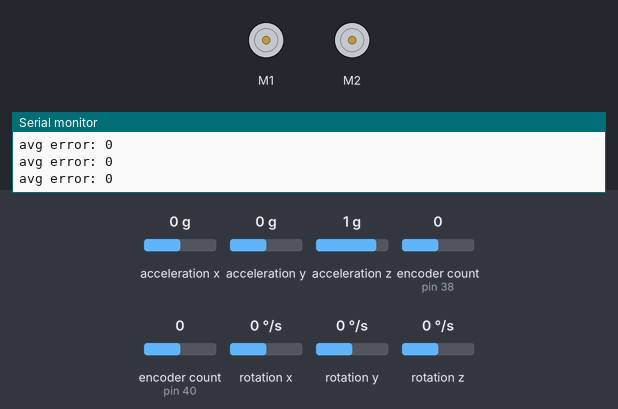
Bench run of a sketch on a simulated Arduino Mega 2560, built with avr-gcc and run on an emulated ATmega2560. Shown: 2 × DC motor (green arrow = forward, orange = backward, longer = faster), the last lines printed to the serial monitor. The inputs (shaded band) are chosen by the test bench; at power-on: acceleration y 0 g, acceleration z 1 g, acceleration x 0 g, encoder count (sensors on pin 38, pin 40) 0, rotation x 0 °/s, rotation y 0 °/s, rotation z 0 °/s. The sensor or clock chip raises its interrupt line as the real part does.

Above: at 1.7 s.
1.8 s: acceleration y set to -1.4 g
At 3.0 s:
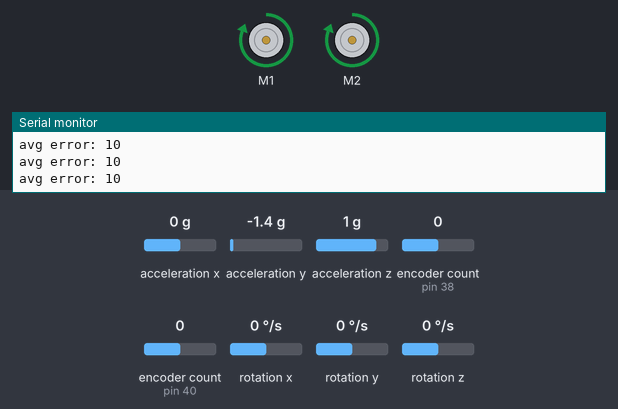
3.4 s: acceleration y set to 0.8 g
6.4 s: acceleration y set to -1.1 g
9.4 s: acceleration z set to 0.6 g
At 10.3 s:
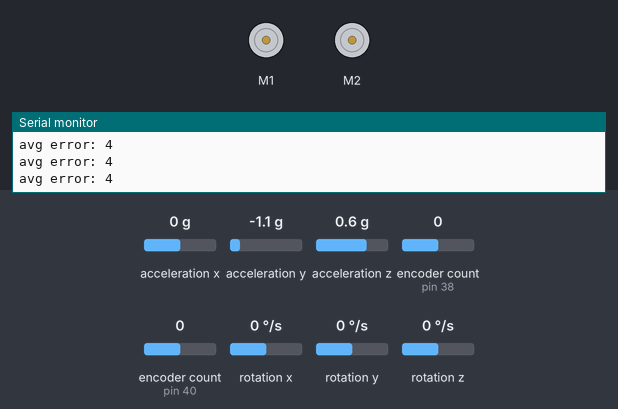
10.9 s: acceleration y set to -0.8 g
At 11.6 s:
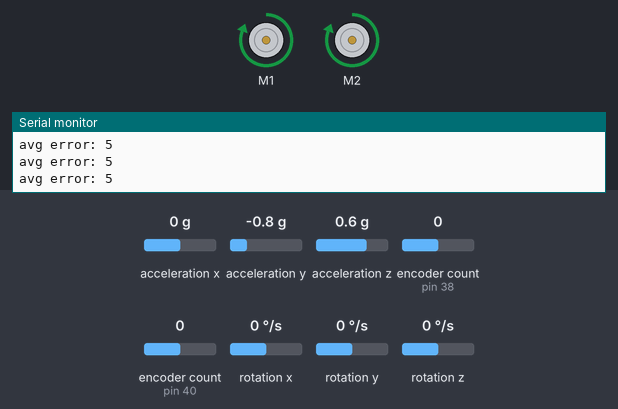
Timing chart, 0 to 13.4 s (numbered marks = the images above; inputs shaded):
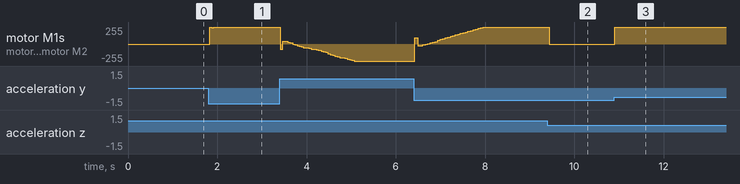

The sketch:

Bot.ino
```cpp
#include <PWM.h>
#include "DualVNH5019MotorShield.h"
DualVNH5019MotorShield md;
// EVERYTHING GYRO RELATED
#include "I2Cdev.h"
#include "MPU6050_6Axis_MotionApps20.h"
#if I2CDEV_IMPLEMENTATION == I2CDEV_ARDUINO_WIRE
  #include "Wire.h"
#endif

MPU6050 mpu;

#define INTERRUPT_PIN 24  // use pin 2 on Arduino Uno & most boards
bool dmpReady = false;  // set true if DMP init was successful
uint8_t mpuIntStatus;   // holds actual interrupt status byte from MPU
uint8_t devStatus;      // return status after each device operation (0 = success, !0 = error)
uint16_t packetSize;    // expected DMP packet size (default is 42 bytes)
uint16_t fifoCount;     // count of all bytes currently in FIFO
uint8_t fifoBuffer[64]; // FIFO storage buffer

Quaternion q;           // [w, x, y, z]         quaternion container
VectorInt16 aa;         // [x, y, z]            accel sensor measurements
VectorInt16 aaReal;     // [x, y, z]            gravity-free accel sensor measurements
VectorInt16 aaWorld;    // [x, y, z]            world-frame accel sensor measurements
VectorFloat gravity;    // [x, y, z]            gravity vector
float euler[3];         // [psi, theta, phi]    Euler angle container
float ypr[3];           // [yaw, pitch, roll]   yaw/pitch/roll container and gravity vector

volatile bool mpuInterrupt = false;     // indicates whether MPU interrupt pin has gone high
void dmpDataReady() {
    mpuInterrupt = true;
}

void gyro_init();
// END OF EVERYTHING GYRO RELATED

//////////////AVG ERROR CALCULATION STUFF////////////
#include "RunningAverage.h"
RunningAverage avg_error_array(200);
void calc_avg_error();
int avg_error;
/////////////////////////////////////////////////////
void calc_balance_PID();
void calc_setpoint_PID();
void receive_data();
void stopIfFault();
void receive_data();

char safety=0;

//Balancing PID related values
int error, P, D, last_P;
long I = 0;
int speed=0;
int I_gain_num = 3;
int I_gain_den = 1000;
int D_gain_num = 20;
int D_gain_den = 100;
int P_gain_num = 70;//numenator
int P_gain_den = 100;//denominator
int max_i = 200;
int target_speed=0;

//
//setpoint PID related values
int stp_error=0;
int last_stp_error=0;
long int stp_I=0;
int stp_P=0;
int stp_D=0;
int stp_P_gain=500;
int stp_I_gain=6600;
int stp_D_gain=150;

char buff[4];
float offset;
int turn;
int dir;
int turn_amount;
int direction_amount;
int remap_counter=0;
int remap_normalise_counter=0;
int remap_limit=10;
int setpoint_offset=0;
int motor_left=0;
int motor_right=0;

/////////////BEGINNING OF MOTOR STUFF/////////////
#include <Encoder.h>

Encoder motor_left_pos(38, 39);
Encoder motor_right_pos(40, 41);

int calc_motor_left_PWM();
int calc_motor_right_PWM();

int check_motor_safety();
//LEFT MOTOR STUFF
long motor_left_last_pos  = 0;
long motor_left_current_pos=0;
int motor_left_PWM=0;
int motor_left_current_speed=0;
int motor_left_target_speed=10;

int motor_left_speed_error=0;
int motor_left_P=0;
long motor_left_I=0;
int motor_left_D=0;
int motor_left_last_speed_error=0;

int motor_left_P_gain=10;
int motor_left_I_gain=1;
int motor_left_D_gain=10;

//RIGHT MOTOR STUFF
long motor_right_last_pos=0;
long motor_right_current_pos=0;
int motor_right_PWM=0;
int motor_right_current_speed=0;
int motor_right_target_speed=10;

int motor_right_speed_error=0;
int motor_right_P=0;
long motor_right_I=0;
int motor_right_D=0;
int motor_right_last_speed_error=0;

int motor_right_P_gain=10;
int motor_right_I_gain=1;
int motor_right_D_gain=10;

/////////////////END OF MOTOR STUFF//////////////

void printData();

// ================================================================
// ===                      INITIAL SETUP                       ===
// ================================================================

void setup() {

  gyro_init();
  md.init();

  P=I=D=error=last_P=0;
  dir=0;
  turn=0;
  turn_amount=100;
  direction_amount=5;
  target_speed=0;

  Serial1.begin(9600);
}


// ================================================================
// ===                    MAIN PROGRAM LOOP                     ===
// ================================================================

void loop() {
    receive_data();
    // if programming failed, don't try to do anything
    if (!dmpReady) return;

    // wait for MPU interrupt or extra packet(s) available
    while (!mpuInterrupt && fifoCount < packetSize) {
        // other program behavior stuff here
        // .
        // .
        // .
        // if you are really paranoid you can frequently test in between other
        // stuff to see if mpuInterrupt is true, and if so, "break;" from the
        // while() loop to immediately process the MPU data
        // .
        // .
        // .
        while((millis()%5)!=0);


        check_safety();
        if(safety!=0){
          md.setSpeeds(0,0);
        }
        //If robot is lying down, stop the motors

        //if it's not horisontal: DRIVE and BALANCE! :)
        else{
          calc_avg_error();
          calc_setpoint_PID();
          calc_balance_PID();
          //md.setSpeeds(motor_left_target_speed+turn+target_PWM, motor_right_target_speed-turn+target_PWM);
          md.setSpeeds(motor_left_PWM, motor_right_PWM);
        }
        printData();
    }

    // reset interrupt flag and get INT_STATUS byte
    mpuInterrupt = false;
    mpuIntStatus = mpu.getIntStatus();

    // get current FIFO count
    fifoCount = mpu.getFIFOCount();

    // check for overflow (this should never happen unless our code is too inefficient)
    if ((mpuIntStatus & 0x10) || fifoCount == 1024) {
        // reset so we can continue cleanly
        mpu.resetFIFO();
        Serial.println(F("FIFO overflow!"));

    // otherwise, check for DMP data ready interrupt (this should happen frequently)
    } else if (mpuIntStatus & 0x02) {
        // wait for correct available data length, should be a VERY short wait
        while (fifoCount < packetSize) fifoCount = mpu.getFIFOCount();

        // read a packet from FIFO
        mpu.getFIFOBytes(fifoBuffer, packetSize);

        // track FIFO count here in case there is > 1 packet available
        // (this lets us immediately read more without waiting for an interrupt)
        fifoCount -= packetSize;
            // display Euler angles in degrees
            mpu.dmpGetQuaternion(&q, fifoBuffer);
            mpu.dmpGetGravity(&gravity, &q);
            mpu.dmpGetYawPitchRoll(ypr, &q, &gravity);
        // blink LED to indicate activity
    }
}

void gyro_init(){
      // join I2C bus (I2Cdev library doesn't do this automatically)
    #if I2CDEV_IMPLEMENTATION == I2CDEV_ARDUINO_WIRE
        Wire.begin();
        Wire.setClock(400000); // 400kHz I2C clock. Comment this line if having compilation difficulties
    #elif I2CDEV_IMPLEMENTATION == I2CDEV_BUILTIN_FASTWIRE
        Fastwire::setup(400, true);
    #endif

    // initialize serial communication
    // (115200 chosen because it is required for Teapot Demo output, but it's
    // really up to you depending on your project)
    Serial.begin(115200);
    while (!Serial); // wait for Leonardo enumeration, others continue immediately

    // NOTE: 8MHz or slower host processors, like the Teensy @ 3.3v or Ardunio
    // Pro Mini running at 3.3v, cannot handle this baud rate reliably due to
    // the baud timing being too misaligned with processor ticks. You must use
    // 38400 or slower in these cases, or use some kind of external separate
    // crystal solution for the UART timer.

    // initialize device
    Serial.println(F("Initializing I2C devices..."));
    mpu.initialize();
    pinMode(INTERRUPT_PIN, INPUT);

    // verify connection
    Serial.println(F("Testing device connections..."));
    Serial.println(mpu.testConnection() ? F("MPU6050 connection successful") : F("MPU6050 connection failed"));

    // wait for ready

    // load and configure the DMP
    Serial.println(F("Initializing DMP..."));
    devStatus = mpu.dmpInitialize();

    // supply your own gyro offsets here, scaled for min sensitivity
    mpu.setXGyroOffset(-599);
    mpu.setYGyroOffset(39);
    mpu.setZGyroOffset(15);
    mpu.setZAccelOffset(2279);

    // make sure it worked (returns 0 if so)
    if (devStatus == 0) {
        // turn on the DMP, now that it's ready
        Serial.println(F("Enabling DMP..."));
        mpu.setDMPEnabled(true);

        // enable Arduino interrupt detection
        Serial.println(F("Enabling interrupt detection (Arduino external interrupt 0)..."));
        attachInterrupt(digitalPinToInterrupt(INTERRUPT_PIN), dmpDataReady, RISING);
        mpuIntStatus = mpu.getIntStatus();

        // set our DMP Ready flag so the main loop() function knows it's okay to use it
        Serial.println(F("DMP ready! Waiting for first interrupt..."));
        dmpReady = true;

        // get expected DMP packet size for later comparison
        packetSize = mpu.dmpGetFIFOPacketSize();
    } else {
        // ERROR!
        // 1 = initial memory load failed
        // 2 = DMP configuration updates failed
        // (if it's going to break, usually the code will be 1)
        Serial.print(F("DMP Initialization failed (code "));
        Serial.print(devStatus);
        Serial.println(F(")"));
    }
}


void calc_balance_PID(){

        //calc P
        P=(-ypr[2])*100+setpoint_offset;
        //P=P;
        /*if(ypr[2]<0){
          P=-P;
        }*/
        if(P>25){
          P=25;
        }
        else if(P<-25){
          P=-25;
        }
        //calc I
        I+=P;
        /*
        if(I>30000) I=300;
        else if(I<-300) I=-300;
        */


        //calc D
        D=P-last_P;

        //calc Total error
        error=(P*P_gain_num/P_gain_den) + (I*I_gain_num/I_gain_den) + (D*D_gain_num/D_gain_den);

        if(error>255){
          error=255;
        }
        else if(error<-255){
          error=-255;
        }
        //remember last error
        last_P=P;

        //assign total corrections to motors
        motor_right_target_speed=error;
        motor_left_target_speed=error;
        motor_right_PWM=calc_motor_right_PWM();
        motor_left_PWM=calc_motor_left_PWM();
}

void calc_setpoint_PID(){

      //stp_error=(error-target_PWM);
      stp_error=target_speed-((motor_right_current_speed+motor_left_current_speed)/2);
      stp_I+=stp_error;
      stp_D=stp_error-last_stp_error;
      setpoint_offset=stp_error/stp_P_gain+stp_I/stp_I_gain+stp_D/stp_D_gain;
      last_stp_error=stp_error;


}

void stopIfFault()
{
  if (md.getM1Fault())
  {
    Serial.println("M1 fault");
    while(1);
  }
  if (md.getM2Fault())
  {
    Serial.println("M2 fault");
    while(1);
  }
}

void receive_data(){

      if(Serial1.available()>2){
      buff[0]=Serial1.read();
      if(buff[0]=='d'){
        turn=Serial1.parseInt();
        turn=turn/2;
        dir=Serial1.parseInt();
        target_speed=map(dir, -512, 512, -150, 150);
      }
    else{

      if(buff[0]=='s'){
        buff[0]=Serial1.read();
          if(buff[0]=='p'){
            P_gain_num=Serial1.parseInt();
            Serial1.print("P_numerator set to ");
            Serial1.println(P_gain_num);
          }
          else if(buff[0]=='P'){
            P_gain_den=Serial1.parseInt();
            Serial1.print("P_denominator set to ");
            Serial1.println(P_gain_den);
          }
          else if(buff[0]=='D'){
            D_gain_den=Serial1.parseInt();
            Serial1.print("D_gain_denominator set to ");
            Serial1.println(D_gain_den);
          }
          else if(buff[0]=='I'){
            I_gain_den=Serial1.parseInt();
            Serial1.print("I_gain_denominator set to ");
            Serial1.println(I_gain_den);
          }
                    else if(buff[0]=='d'){
            D_gain_num=Serial1.parseInt();
            Serial1.print("D_gain_numenator set to ");
            Serial1.println(D_gain_num);
          }
          else if(buff[0]=='i'){
            I_gain_num=Serial1.parseInt();
            Serial1.print("I_gain_numenator set to ");
            Serial1.println(I_gain_num);
          }
          else if(buff[0]=='s'){
            buff[0]=Serial1.read();
            if(buff[0]=='p'){
              stp_P_gain=Serial1.parseInt();
              Serial1.print("stp_P_gain set to ");
              Serial1.println(stp_P_gain);
            }
            else if(buff[0]=='i'){
              stp_I_gain=Serial1.parseInt();
              Serial1.print("stp_I_gain set to ");
              Serial1.println(stp_I_gain);
            }
            else if(buff[0]=='d'){
              stp_D_gain=Serial1.parseInt();
              Serial1.print("stp_D_gain set to ");
              Serial1.println(stp_D_gain);
            }
          }


      }
    }
  }
}

int calc_motor_right_PWM(){

  motor_right_current_pos = motor_right_pos.read();
  motor_right_current_speed=motor_right_current_pos-motor_right_last_pos;
  motor_right_last_pos=motor_right_current_pos;

  motor_right_speed_error=motor_right_target_speed-motor_right_current_speed;

  motor_right_P=motor_right_speed_error*motor_right_P_gain;
  motor_right_D=(motor_right_speed_error-motor_right_last_speed_error)*motor_right_D_gain;
  motor_right_I=motor_right_I+motor_right_speed_error;
  //motor_right_I=motor_right_I*motor_right_I_gain;

  //cap I

  if(motor_right_I>400){
    motor_right_I=400;
  }
  else if(motor_right_I<-400){
    motor_right_I=-400;
  }
  return (motor_right_P+(motor_right_I*motor_right_I_gain)+motor_right_D);
}

int calc_motor_left_PWM(){

  motor_left_current_pos = motor_left_pos.read();
  motor_left_current_speed=motor_left_current_pos-motor_left_last_pos;
  motor_left_last_pos=motor_left_current_pos;

  motor_left_speed_error=motor_left_target_speed-motor_left_current_speed;

  motor_left_P=motor_left_speed_error*motor_left_P_gain;
  motor_left_D=(motor_left_speed_error-motor_left_last_speed_error)*motor_left_D_gain;
  motor_left_I=motor_left_I+motor_left_speed_error;
  //motor_left_I=motor_left_I*motor_left_I_gain;

  //cap I

  if(motor_left_I>400){
    motor_left_I=400;
  }
  else if(motor_left_I<-400){
    motor_left_I=-400;
  }
  return (motor_left_P+(motor_left_I*motor_left_I_gain)+motor_left_D);
}

void check_safety(){
  int M1_current = md.getM1CurrentMilliamps();
  int M2_current = md.getM2CurrentMilliamps();
  safety=0;
  if(M2_current>1000&&M1_current<1000){
    safety=1;
  }
  else if(M1_current>1000&&M2_current<1000){
    safety=2;
  }
  else if(M1_current>1000&&M2_current>1000){
    safety=3;
  }
  if(ypr[2]>1||ypr[2]<(-1)){
    setpoint_offset=0;
    //md.setSpeeds(0,0);
    I=0;
    stp_I=0;
    safety=4;
  }
  /*
  if(safety>0&&safety<4){
    md.setSpeeds(0,0);
    delay(1000);
  }*/
}

void calc_avg_error(){
  avg_error_array.addValue(P);
  avg_error=avg_error_array.getAverage();
}

void printData(){

    Serial.print("avg error: ");
    Serial.println(avg_error);

}
```

Measured:
- the behaviour switches between 0.8 and 0.7 g on acceleration z (found by bisection; images 1 and 2)
- the behaviour switches between -1 and -0.9 g on acceleration y (found by bisection; images 2 and 3)
- after the input at 1.8 s, motor M1, motor M2: stopped → forward 255/255 at once
- after the input at 9.4 s, motor M1, motor M2: forward 255/255 → stopped at once
- after the input at 10.9 s, motor M1, motor M2: stopped → forward 255/255 at once
